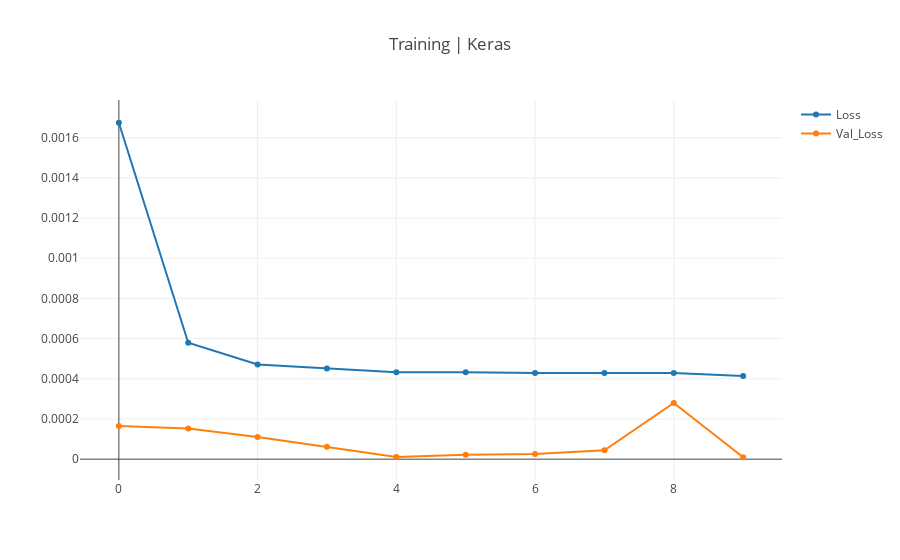

Notebook code cell kept with this figure:
### Code cell
loss = go.Scatter(
    x = history.epoch,
    y = history.history['loss'],
    name='Loss'
)

val_loss = go.Scatter(
    x = history.epoch,
    y = history.history['val_loss'],
    name='Val_Loss'
)

layout = go.Layout(title='Training | Keras')
fig = go.Figure([loss, val_loss], layout)
iplot(fig)

### Figure 1 — Plotly figure (JSON) as saved in the notebook; plotly's stock layout.template omitted (floating-point values rounded to 4 significant figures)
{"data": [{"name": "Loss", "type": "scatter", "uid": "a7974de6-5839-499d-84c0-f0dc7b8b8730", "x": [0, 1, 2, 3, 4, 5, 6, 7, 8, 9], "y": [0.001674, 0.0005798, 0.0004715, 0.0004511, 0.0004327, 0.0004331, 0.000429, 0.0004294, 0.0004284, 0.0004144]}, {"name": "Val_Loss", "type": "scatter", "uid": "cd4f9192-4f09-4f63-90ca-6ae33458206a", "x": [0, 1, 2, 3, 4, 5, 6, 7, 8, 9], "y": [0.0001655, 0.000153, 0.0001102, 6.13e-05, 1.098e-05, 2.236e-05, 2.546e-05, 4.377e-05, 0.0002801, 9.533e-06]}], "layout": {"title": {"text": "Training | Keras"}}}
